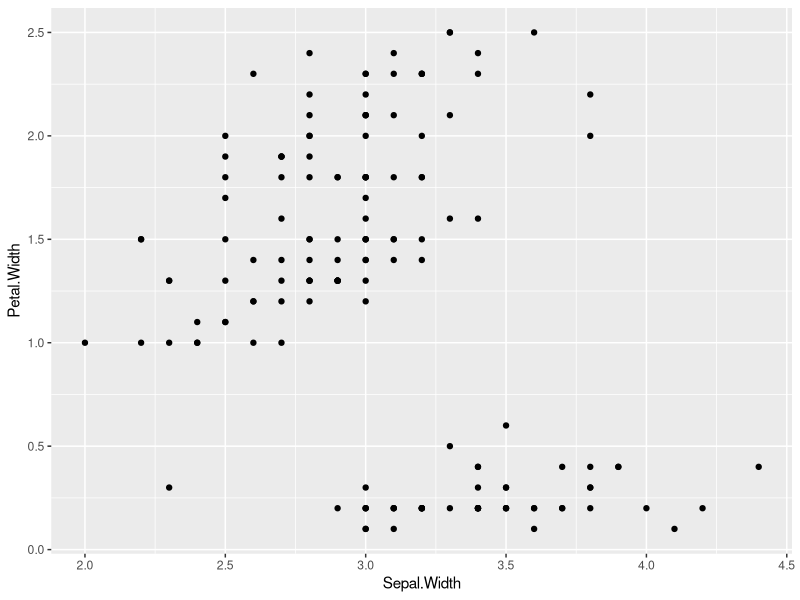
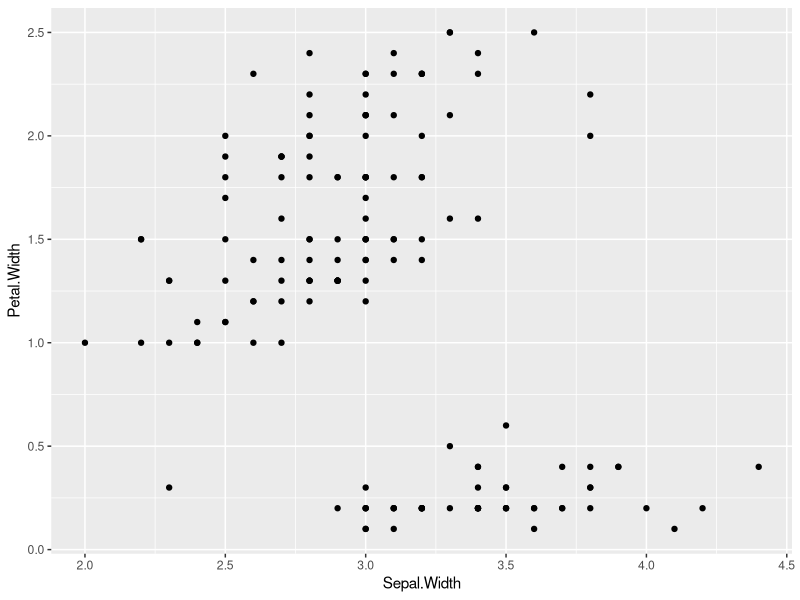
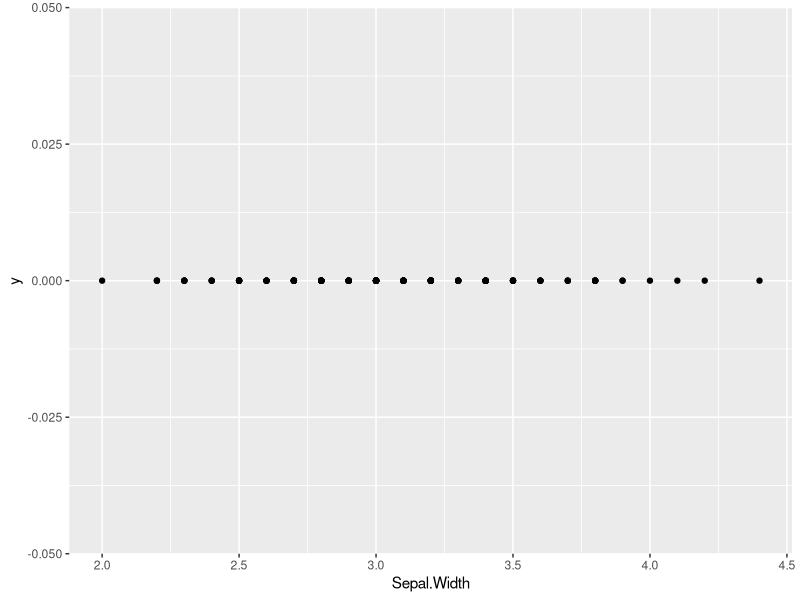
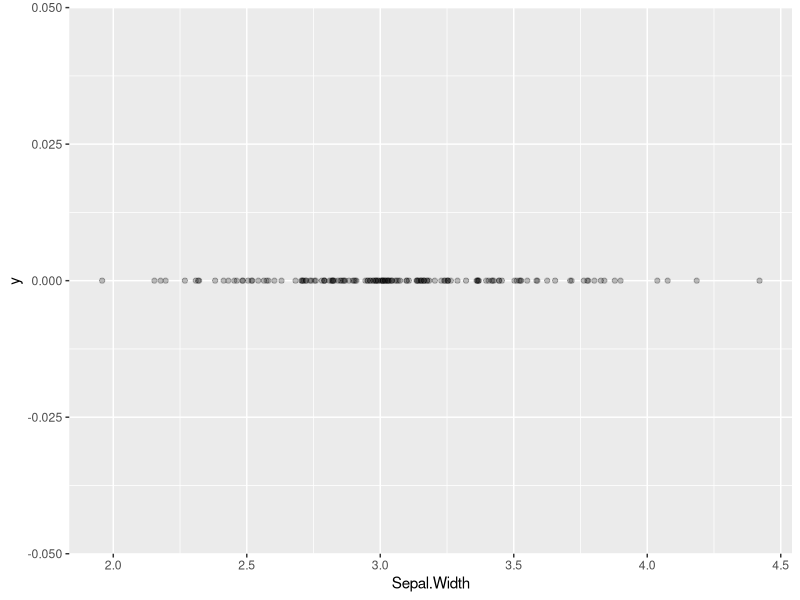
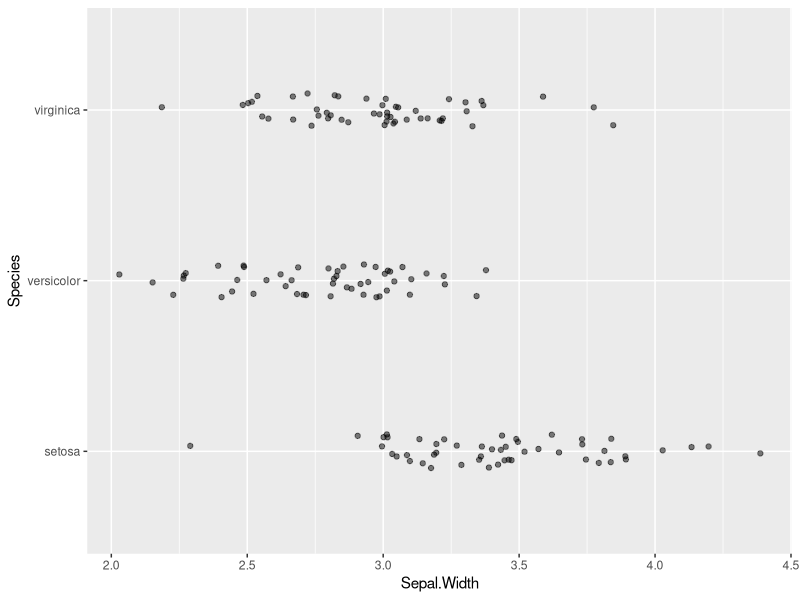
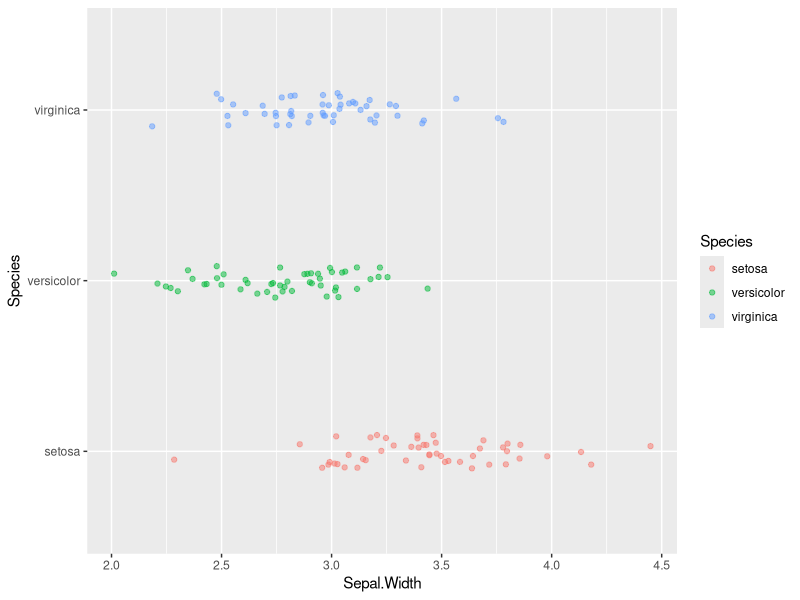
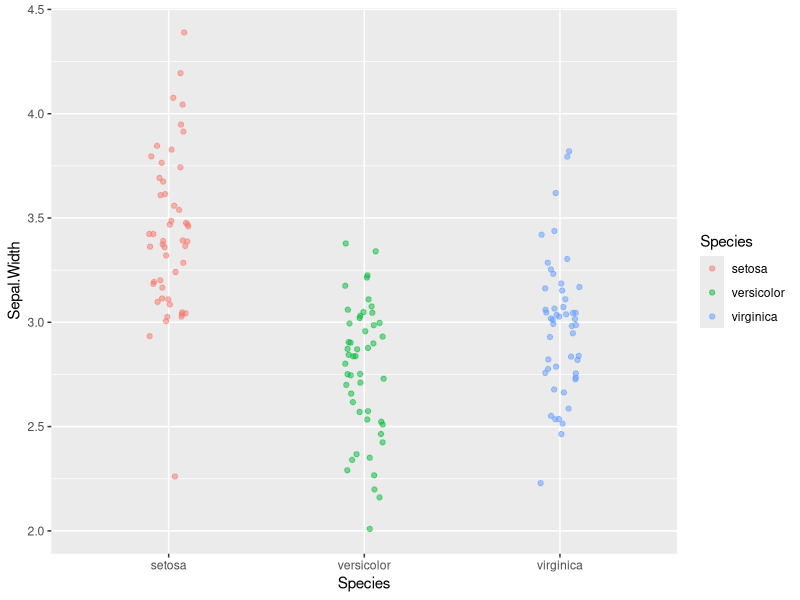
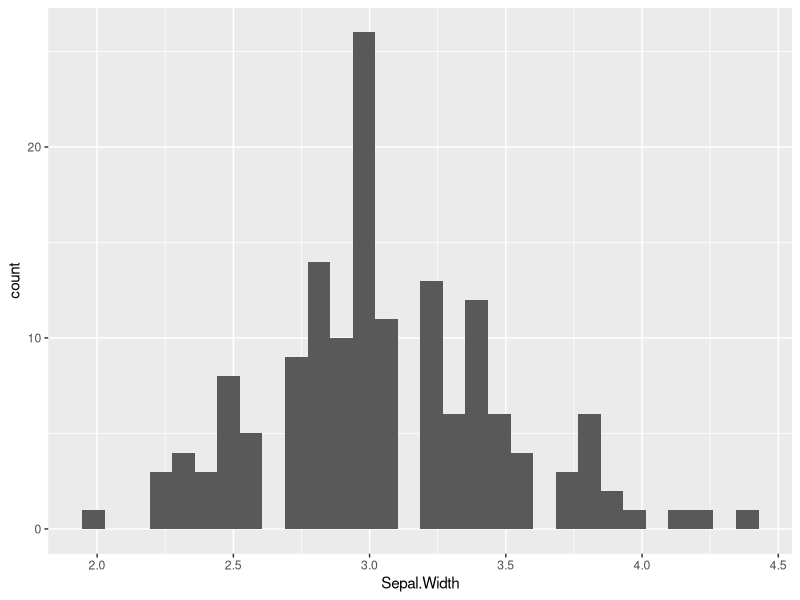

These charts were generated, in order, by the following R code:
## ---- chunk 1
library(tidyverse)
## ---- chunk 2
names(iris) # get the variable names in the dataset
dim(iris)   # dimensions given as rows, columns
head(iris)  # can you figure out what the head function does?
tail(iris)  # what about the tail function?
## ---- chunk 3
ggplot(data = iris) +
  geom_point(mapping = aes(x = Sepal.Width,  y = Petal.Width))
## ---- chunk 4
ggplot(iris) +   # note we dropped the "data = " part
  # note we dropped the "mapping = " part from the geom_point call
  geom_point(aes(x = Sepal.Width,  y = Petal.Width))
## ---- chunk 5
ggplot(data = iris) + 
  geom_point(aes(x = Sepal.Width, y = 0))
## ---- chunk 6
ggplot(data = iris) + 
  geom_jitter(aes(x = Sepal.Width, y = 0), 
              width = 0.05, height = 0, alpha = 0.25)
## ---- chunk 7
ggplot(data = iris) + 
  geom_jitter(aes(x = Sepal.Width, y = Species),
              width=0.05, height=0.1, alpha=0.5)
## ---- chunk 8
ggplot(data = iris) + 
  geom_jitter(aes(x = Sepal.Width, y = Species, color=Species),
              width=0.05, height=0.1, alpha=0.5)
## ---- chunk 9
ggplot(data = iris) + 
  geom_jitter(aes(x = Sepal.Width, y = Species, color=Species),
              width=0.05, height=0.1, alpha=0.5) +
  coord_flip()
## ---- chunk 10
ggplot(iris) + 
  geom_histogram(aes(x = Sepal.Width))
## ---- chunk 11
ggplot(iris) + 
  geom_histogram(aes(x = Sepal.Width), bins = 10)
## ---- chunk 12
ggplot(iris) + 
  geom_histogram(aes(x = Sepal.Width), bins = 12)
## ---- chunk 13
ggplot(iris) + 
  geom_histogram(aes(x = Sepal.Width, fill = Species), 
                 bins = 12)
## ---- chunk 14
ggplot(iris) + 
  geom_histogram(aes(x = Sepal.Width, fill = Species),
                 bins = 12, position = "dodge")
## ---- chunk 15
ggplot(iris) + 
  geom_histogram(aes(x = Sepal.Width, fill = Species), 
                 bins = 12, position = "identity", alpha = 0.4)
## ---- chunk 16
ggplot(iris) + 
  geom_histogram(aes(x = Sepal.Width, fill = Species), bins = 12) + 
  facet_wrap(~Species, ncol = 1)
## ---- chunk 17
ggplot(iris) + 
  geom_density(aes(x = Sepal.Width, fill = Species), alpha=0.25)
## ---- chunk 18
ggplot(iris) + 
  geom_violin(aes(x = Species, y = Sepal.Width, color = Species, fill=Species), 
              alpha = 0.25)
## ---- chunk 19
ggplot(iris) + 
  geom_boxplot(aes(x = Species, y = Sepal.Width, color = Species))
## ---- chunk 20
ggplot(iris) +
  # outlier.shape = NA suppresses the depiction of outlier points in the boxplot
  geom_boxplot(aes(x = Species, y = Sepal.Width), outlier.shape = NA) + 
  # size sets the point size for the jitter plot
  geom_jitter(aes(x = Species, y = Sepal.Width), width=0.2, height=0.05, alpha=0.35, size=0.75)
## ---- chunk 21
ggplot(iris, mapping = aes(x = Species, y = Sepal.Width)) +
  geom_boxplot(outlier.shape = NA) + 
  # note how we specify a layer specific aesthetic in geom_jitter
  geom_jitter(aes(color = Species), width=0.2, height=0.05, alpha=0.5, size=0.75)
## ---- chunk 22
# create base plot object and assign to variable p
# this does NOT draw the plot
p <- ggplot(iris, mapping = aes(x = Species, y = Sepal.Width))   
## ---- chunk 23
p  # try to draw the plot object
## ---- chunk 24
# add a point geom to our base layer and draw the plot
p + geom_boxplot()
## ---- chunk 25
box.layer <- geom_boxplot()
p + box.layer
## ---- chunk 26
p <- ggplot(iris, mapping = aes(x = Species, y = Sepal.Width, color = Species))

violin.layer <- geom_violin()
jitter.layer <- geom_jitter(width=0.15, height=0.05, alpha=0.5, size=0.75)

p + violin.layer + jitter.layer # combined layers of plot and draw
## ---- chunk 27
p + violin.layer + jitter.layer + 
  labs(x = "Species", y = "Sepal Width (cm)", 
       title = "Sepal Width Distributions for Three Iris Species")
## ---- chunk 28
# create another variable to hold combination of three previous 
# ggplot layers. I'm doing this because I'm going to keep re-using
# the same plot in the following code blocks
violin.plus.jitter <- p + violin.layer + jitter.layer

violin.plus.jitter + theme_bw()
## ---- chunk 29
violin.plus.jitter + theme_classic()
## ---- chunk 30
violin.plus.jitter + theme_classic() + theme(aspect.ratio = 1)
## ---- chunk 31
my.theme <- theme_classic()  + theme(aspect.ratio = 1)
## ---- chunk 32
violin.plus.jitter + my.theme
## ---- chunk 33
my.labels <- labs(x = "Species", y = "Sepal Width (cm)", 
                  title = "Sepal Width Distributions for Three Iris Species")
## ---- chunk 34
violin.plus.jitter + my.labels + my.theme
## ---- chunk 35
# create a new data frame composed only of the I. setosa samples
setosa.only <- subset(iris, Species == "setosa")
## ---- chunk 36
setosa.sepals <- ggplot(setosa.only, 
                        mapping = aes(x = Sepal.Length, y = Sepal.Width))

sepal.labels <- labs(x = "Sepal Length (cm)", y = "Sepal Width (cm)",
                     title = "Relationship between Sepal Length and Width",
                     caption = "data from Anderson (1935)")
## ---- chunk 37
setosa.sepals  + geom_point() + sepal.labels
## ---- chunk 38
setosa.sepals + 
  geom_density2d() + 
  sepal.labels + labs(subtitle = "I. setosa data only") +
  my.theme
## ---- chunk 39
setosa.sepals + 
  geom_density_2d() + 
  geom_jitter(alpha=0.35) +
  sepal.labels + labs(subtitle = "I. setosa data only") +
  my.theme
## ---- chunk 40
all.sepals <- ggplot(iris, aes(x = Sepal.Length, y = Sepal.Width))

all.sepals + 
  geom_point(aes(color = Species, shape = Species), size = 2, alpha = 0.6) +
  sepal.labels + labs(subtitle = "All species") +
  my.theme
## ---- chunk 41
all.sepals + 
  geom_density_2d(aes(color = Species)) +
  sepal.labels + labs(subtitle = "All species") +
  my.theme
## ---- chunk 42
all.sepals + 
  geom_density_2d(aes(color = Species), alpha = 0.5) + 
  geom_point(aes(color = Species), alpha=0.5, size=1) + 
  facet_wrap(~ Species) +
  sepal.labels + labs(subtitle = "All species") +
  theme_bw() + 
  theme(aspect.ratio = 1, legend.position = "none")  # get rid of legend
## ---- chunk 43
setosa.sepals + 
  stat_density_2d(aes(fill = ..level..), geom = "polygon") + 
  sepal.labels + labs(subtitle = "I. setosa data only") +
  my.theme
## ---- chunk 44
setosa.sepals + 
  stat_density_2d(aes(fill = ..level..), geom = "polygon") + 
  # lavenderblush is the HTML standard name for a light purplish-pink color
  scale_fill_continuous(low="lavenderblush", high="red") +
  sepal.labels + labs(subtitle = "I. setosa data only") +
  my.theme
## ---- chunk 45
setosa.sepals + 
  stat_density_2d(aes(fill = ..level..), geom = "polygon") +
  scale_fill_continuous(low="lavenderblush", high="red") +
  geom_jitter(alpha=0.5, size = 1.1) +
  
  # customize labels, including legend label for fill
  labs(x = "Sepal Length(cm)", y = "Sepal Width (cm)",
       title = "Relationship between sepal length and width",
       subtitle = "I. setosa specimens only",
       fill = "Density") +
  
  # Set plot limits
  lims(x = c(4,6), y = c(2.5, 4.5)) +
  my.theme 
## ---- chunk 46
setosa.sepals + 
  geom_bin2d(binwidth = 0.2) + 
  scale_fill_continuous(low="lavenderblush", high="red") +
  sepal.labels + labs(subtitle = "I. setosa data only") +
  my.theme
## ---- chunk 47
setosa.sepals + 
  geom_hex(binwidth = 0.2) + 
  scale_fill_continuous(low="lavenderblush", high="red") +
  sepal.labels + labs(subtitle = "I. setosa data only") +
  my.theme
## ---- chunk 48
library(cowplot) # assumes package has been installed
## ---- chunk 49
p <- ggplot(iris, 
            mapping = aes(x = Species, y = Sepal.Width, color = Species))

# for the histogram we're going to override the mapping because
# geom_histogram only takes an x argument
plot.1 <- p + 
  geom_histogram(bins=12,
                 mapping = aes(x = Sepal.Width), inherit.aes = FALSE)
plot.2 <- p + geom_boxplot() 
plot.3 <- p + geom_violin()

plot_grid(plot.1, plot.2, plot.3)
## ---- chunk 50
plot_grid(plot.1, plot.2, plot.3, 
          nrow = 1, labels = c("A", "B", "C"))
